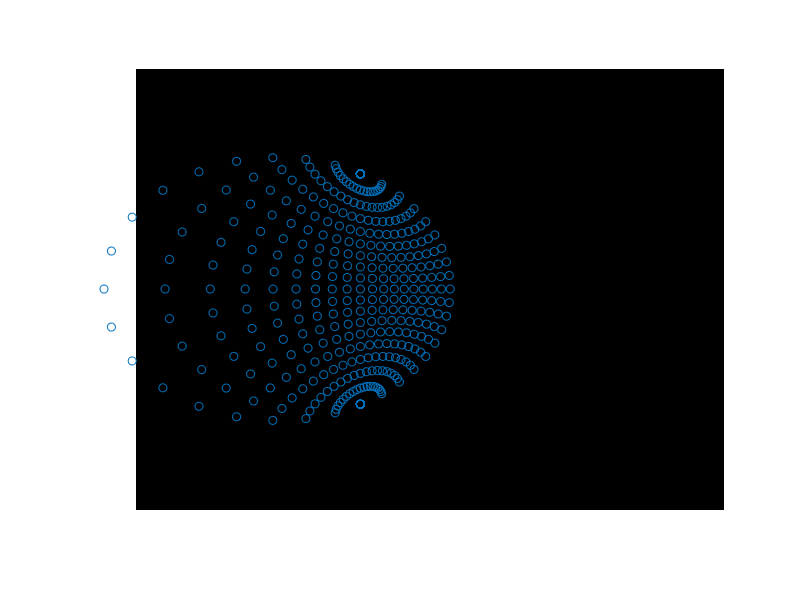

This chart was generated by the following MATLAB code:
% octave version
%
width = 640;
height = 480;

fov = 66.41; % of the rear camera, in degrees, across the diagonal

fov_angle = atan(height / width);

fov_x = fov * cos(fov_angle);
fov_y = fov * sin(fov_angle);

fx = (width / 2) / tan(fov_x / 2);
fy = (height / 2) / tan(fov_y / 2);

K = [fy, 0, width/2;
     0, fy, height/2;
     0  0   1];

ax = 0;
ay = 30 / 180 * pi;
az = 0;

% radians
Rx = [ 1 0 0; 0 cos(ax) -sin(ax); 0 sin(ax) cos(ax) ];
Ry = [ cos(ay) 0 sin(ay); 0 1 0; -sin(ay) 0 cos(ay) ];
Rz = [ cos(az) -sin(az) 0; sin(az) cos(az) 0; 0 0 1 ];
R_c_w = Rz * Ry * Rx;

t_c_w = [0;0;0];

H_c_w = [R_c_w t_c_w; 0 0 0 1];
H_w_c = inv(H_c_w);

% Extrinsic camera parameter matrix
Mext = H_w_c(1:3,:);

transform = K * Mext

% radius, x, y, z, xrot (around x axis), yrot, zrot
globe_pose = [0.5, 0, 0, 0.6, 0, 0, 0];

function p = surface_point(lat, lon, globe_pose)
  radius = globe_pose(1);

  x_c = globe_pose(2);
  y_c = globe_pose(3);
  z_c = globe_pose(4);

  xrot = globe_pose(5);
  yrot = globe_pose(6);
  zrot = globe_pose(7);

  % positive lats in north hemisphere
  y = radius * sin(-lat / 180 * pi);

  y_radius = radius * cos(-lat / 180 * pi);

  % positive lons to the east
  x = y_radius * sin(lon / 180 * pi);
  z = y_radius * cos(lon / 180 * pi);

  p = [x + x_c, y + y_c, z + z_c];
end

% points on a globe
P_w = zeros(4, 19 * 19);
n = 1;
for i = -9:9
  for j = -9:9
    p = surface_point(i * 10, j * 10, globe_pose);

    P_w(1, n) = p(1);
    P_w(2, n) = p(2);
    P_w(3, n) = p(3);
    P_w(4, n) = 1; % homogenous

    n = n + 1;
  end
end

% perspective transform
p_img = K * Mext * P_w;
p_img(1,:) = p_img(1,:) ./ p_img(3,:);
p_img(2,:) = p_img(2,:) ./ p_img(3,:);


I = zeros(height,width);
imshow(I, []);
hold on

scatter(p_img(1, :), p_img(2, :));
